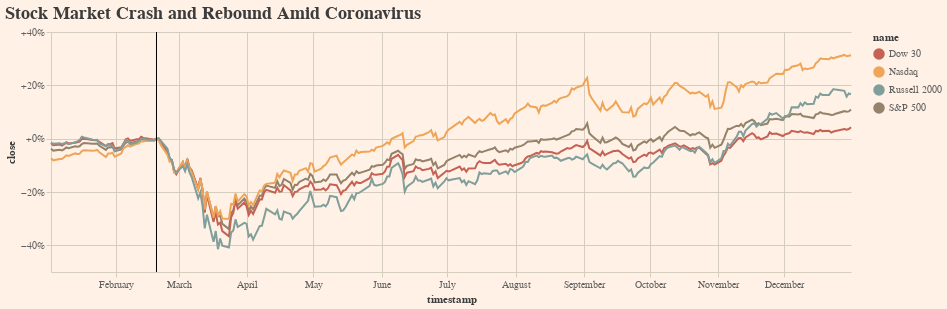

The notebook cell saved with this chart:
### Markdown cell above
We can further "prettify" the chart by displaying index names and title (using [Altair](https://altair-viz.github.io/) APIs)

### Code cell
capon.plot(indexes.merge(stock_indexes, on='symbol'), by='name',
           normalize='2020-02-19').properties(
    title='Stock Market Crash and Rebound Amid Coronavirus',
)

### Figure 1 — Vega-Lite specification as saved in the notebook (floating-point values rounded to 4 significant figures; data arrays with more than 128 entries replaced by an {"elided": "..."} marker saying what was removed)
{"config": {"view": {"continuousHeight": 300, "continuousWidth": 400, "stroke": "transparent"}, "background": "#fff1e5", "title": {"font": "Palatino", "fontSize": 18, "color": "#3C3C3C", "anchor": "start", "subtitleColor": "#3C3C3C"}, "axis": {"titleColor": "#3C3C3C", "labelColor": "#606060", "domain": true, "domainColor": "#D5CDBE", "ticks": true, "tickColor": "#D5CDBE", "gridColor": "#D5CDBE"}, "legend": {"titleColor": "#3C3C3C", "labelColor": "#606060"}, "range": {"category": ["#C66254", "#EFA558", "#809E9A", "#94826A"], "ramp": ["#c37122", "#dd9148", "#eda45e"], "diverging": ["#9C3151", "#AF5771", "#C17E92", "#D4A4B3", "#E6CBD3", "#DBD6CA", "#D1E1C1", "#AECB92", "#8CB564", "#6B9E46", "#478A16"], "heatmap": ["#1D2931", "#3B5361", "#587C92", "#75A5C2", "#ACC9DA"]}}, "layer": [{"mark": "circle", "encoding": {"color": {"field": "name", "type": "nominal"}, "opacity": {"value": 0}, "tooltip": [{"field": "timestamp", "type": "temporal"}, {"field": "close", "format": "+.2%", "type": "quantitative"}, {"field": "name", "type": "nominal"}], "x": {"field": "timestamp", "type": "temporal"}, "y": {"axis": {"format": "+%"}, "field": "close", "type": "quantitative"}}, "selection": {"selector003": {"type": "single", "on": "mouseover", "fields": ["name"], "nearest": true}}}, {"mark": "line", "encoding": {"color": {"field": "name", "type": "nominal"}, "x": {"field": "timestamp", "type": "temporal"}, "y": {"axis": {"format": "+%"}, "field": "close", "type": "quantitative"}}}, {"data": {"name": "data-25823eaf2ce665272c01ec9929b20a54"}, "mark": {"type": "rule", "color": "black"}, "encoding": {"x": {"field": "timestamp", "type": "temporal"}}}], "data": {"name": "data-f9f00a01cb594cbd0d1c74f3c1b32d0e"}, "height": 240, "title": "Stock Market Crash and Rebound Amid Coronavirus", "width": 800, "$schema": "https://vega.github.io/schema/vega-lite/v4.17.0.json", "datasets": {"data-f9f00a01cb594cbd0d1c74f3c1b32d0e": {"elided": "1012 records"}, "data-25823eaf2ce665272c01ec9929b20a54": [{"timestamp": "2020-02-19T10:30:00-04:00", "name": "S&P 500", "low": 0.0, "open": 0.0, "close": 0.0, "high": 0.0, "volume": 0.0, "adjclose": 0.0}]}}
